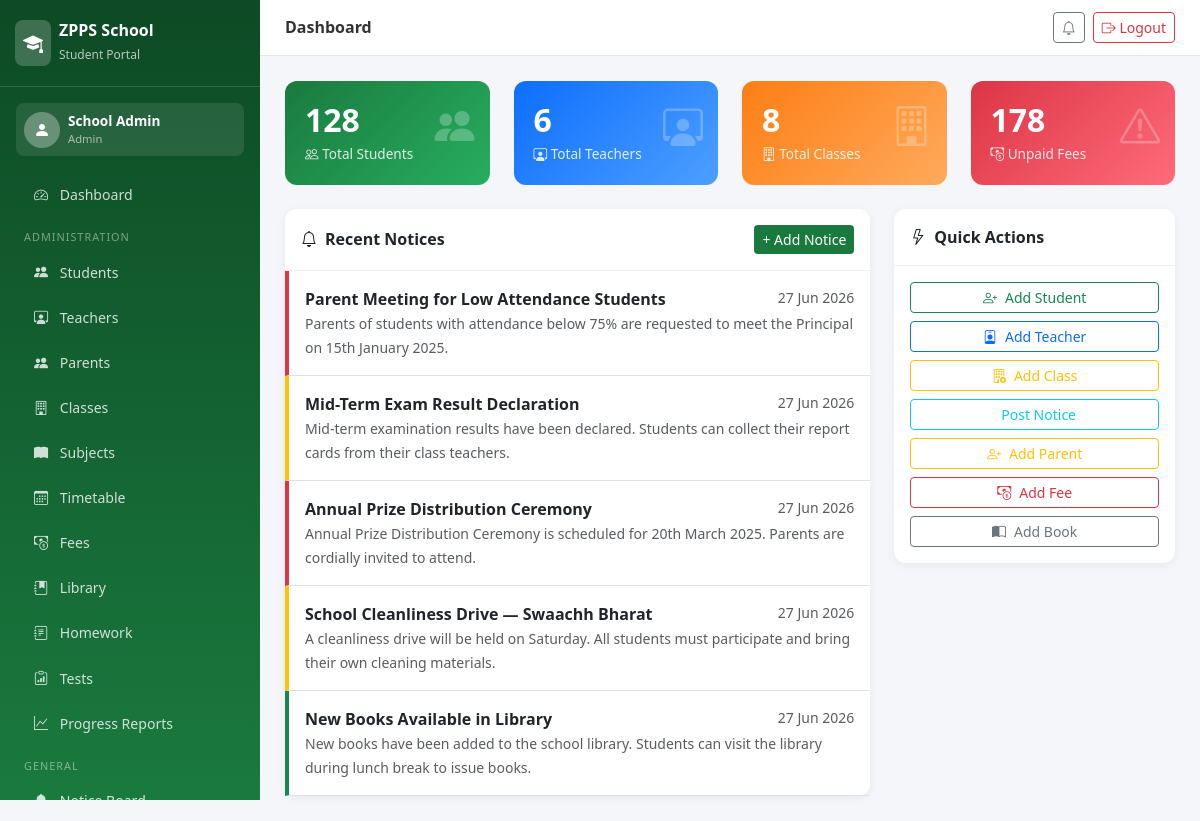
The page /dashboard/ (signed in) on the database its author committed.
### portal/models.py (models this page shows, shortened)
class Notice(models.Model):
    AUDIENCE_CHOICES = [('ALL', 'All'), ('STU', 'Students'), ('TCH', 'Teachers'),
                        ('PAR', 'Parents'), ('ADM', 'Admin')]
    PRIORITY_CHOICES = [('H', 'High'), ('M', 'Medium'), ('L', 'Low')]
    title = models.CharField(max_length=200)
    content = models.TextField()
    audience = models.CharField(max_length=3, choices=AUDIENCE_CHOICES, default='ALL')
    priority = models.CharField(max_length=1, choices=PRIORITY_CHOICES, default='M')
    posted_by = models.ForeignKey(User, on_delete=models.SET_NULL, null=True)
    posted_on = models.DateTimeField(auto_now_add=True)
    valid_till = models.DateField(null=True, blank=True)
    is_active = models.BooleanField(default=True)
    attachment = models.FileField(upload_to='notice_attachments/', blank=True, null=True)
    class Meta:
        ordering = ['-posted_on']

### portal/views.py (the view, shortened to what this page needs)
# urls.py: path('dashboard/', views.dashboard, name='dashboard'),
@login_required
def dashboard(request):
    role = get_user_role(request.user)
    context = {'role': role}
    if role == 'admin':
        context.update({
            'total_students': Student.objects.count(),
            'total_teachers': Teacher.objects.count(),
            'total_classes': Class.objects.count(),
            'recent_notices': Notice.objects.filter(is_active=True)[:5],
            'unpaid_fees': Fee.objects.filter(status='U').count(),
        })
    return render(request, 'portal/dashboard.html', context)

### portal/views.py (called while the page is built, shortened)
def get_user_role(user):
    if user.is_superuser or hasattr(user, 'groups') and user.groups.filter(name='Admin').exists():
        if user.is_superuser:
            return 'admin'

### templates/portal/dashboard.html (shortened to what this page needs)
{% extends 'portal/base.html' %}
{% block page_title %}Dashboard{% endblock %}
{% block content %}
{% if role == 'admin' %}
<div class="row g-4 mb-4">
    <div class="col-sm-6 col-xl-3">
        <div class="stat-card" style="background:linear-gradient(135deg,#1a7a3e,#27ae60)">
            <i class="bi bi-people-fill stat-icon"></i>
            <h3>{{ total_students }}</h3>
            <p><i class="bi bi-people"></i> Total Students</p>
        </div>
    </div>
    <div class="col-sm-6 col-xl-3">
        <div class="stat-card" style="background:linear-gradient(135deg,#0d6efd,#4d9fff)">
            <i class="bi bi-person-workspace stat-icon"></i>
            <h3>{{ total_teachers }}</h3>
            <p><i class="bi bi-person-workspace"></i> Total Teachers</p>
        </div>
    </div>
    <div class="col-sm-6 col-xl-3">
        <div class="stat-card" style="background:linear-gradient(135deg,#fd7e14,#ffaa5c)">
            <i class="bi bi-building stat-icon"></i>
            <h3>{{ total_classes }}</h3>
            <p><i class="bi bi-building"></i> Total Classes</p>
        </div>
    </div>
    <div class="col-sm-6 col-xl-3">
        <div class="stat-card" style="background:linear-gradient(135deg,#dc3545,#ff6b7a)">
            <i class="bi bi-exclamation-triangle stat-icon"></i>
            <h3>{{ unpaid_fees }}</h3>
            <p><i class="bi bi-cash-coin"></i> Unpaid Fees</p>
        </div>
    </div>
</div>
<div class="row g-4">
    <div class="col-md-8">
        <div class="card">
            <div class="card-header d-flex justify-content-between align-items-center py-3">
                <span><i class="bi bi-bell me-2"></i>Recent Notices</span>
                <a href="{% url 'add_notice' %}" class="btn btn-sm btn-zpps">+ Add Notice</a>
            </div>
            <div class="card-body p-0">
                {% for notice in recent_notices %}
                <div class="p-3 border-bottom priority-{{ notice.priority }}">
                    <div class="d-flex justify-content-between">
                        <strong>{{ notice.title }}</strong>
                        <small class="text-muted">{{ notice.posted_on|date:"d M Y" }}</small>
                    </div>
                    <small class="text-muted">{{ notice.content|truncatewords:20 }}</small>
                </div>
                {% empty %}<div class="p-3 text-muted">No notices yet.</div>
                {% endfor %}
            </div>
        </div>
    </div>
    <div class="col-md-4">
        <div class="card">
            <div class="card-header py-3"><i class="bi bi-lightning me-2"></i>Quick Actions</div>
            <div class="card-body d-grid gap-2">
                <a href="{% url 'add_student' %}" class="btn btn-outline-success btn-sm"><i class="bi bi-person-plus me-2"></i>Add Student</a>
                <a href="{% url 'add_teacher' %}" class="btn btn-outline-primary btn-sm"><i class="bi bi-person-badge me-2"></i>Add Teacher</a>
                <a href="{% url 'add_class' %}" class="btn btn-outline-warning btn-sm"><i class="bi bi-building-add me-2"></i>Add Class</a>
                <a href="{% url 'add_notice' %}" class="btn btn-outline-info btn-sm">Post Notice</a>
                <a href="{% url 'add_parent' %}" class="btn btn-outline-warning btn-sm"><i class="bi bi-person-plus me-2"></i>Add Parent</a>
                <a href="{% url 'add_fee' %}" class="btn btn-outline-danger btn-sm"><i class="bi bi-cash-coin me-2"></i>Add Fee</a>
                <a href="{% url 'add_book' %}" class="btn btn-outline-secondary btn-sm"><i class="bi bi-book-half me-2"></i>Add Book</a>
            </div>
        </div>
    </div>
</div>
{% endif %}
{% endblock %}

### templates/portal/base.html (shortened to what this page needs)
<!DOCTYPE html>
<html lang="en">
<head>
    <link href="https://cdn.jsdelivr.net/npm/bootstrap@5.3.0/dist/css/bootstrap.min.css" rel="stylesheet">
    <link href="https://cdn.jsdelivr.net/npm/bootstrap-icons@1.11.0/font/bootstrap-icons.css" rel="stylesheet">
</head>
<body>
<nav class="sidebar" id="sidebar">
    <div class="sidebar-brand">
        <div class="d-flex align-items-center gap-2">
            <div style="background:rgba(255,255,255,0.2);border-radius:8px;padding:8px;">
                <i class="bi bi-mortarboard-fill text-white fs-5"></i>
            </div>
            <div><h5>ZPPS School</h5><small>Student Portal</small></div>
        </div>
    </div>
    {% if user.is_authenticated %}
    <div class="p-3">
        <div class="d-flex align-items-center gap-2 p-2" style="background:rgba(255,255,255,0.1);border-radius:8px;">
            <div style="background:rgba(255,255,255,0.3);border-radius:50%;width:36px;height:36px;display:flex;align-items:center;justify-content:center;">
                <i class="bi bi-person-fill text-white"></i>
            </div>
            <div>
                <div style="color:#fff;font-size:0.85rem;font-weight:600;">{{ user.get_full_name|default:user.username }}</div>
                <div style="color:rgba(255,255,255,0.6);font-size:0.7rem;">
                    {% if user.is_superuser %}Admin{% else %}{% if user.teacher %}Teacher{% else %}{% if user.student %}Student{% else %}{% if user.parent %}Parent{% endif %}{% endif %}{% endif %}{% endif %}
                </div>
            </div>
        </div>
    </div>
    <ul class="nav flex-column px-1 pb-4">
        <li><a class="nav-link" href="{% url 'dashboard' %}"><i class="bi bi-speedometer2"></i> Dashboard</a></li>
        {% if user.is_superuser %}
        <li><div class="nav-section">Administration</div></li>
        <li><a class="nav-link" href="{% url 'manage_students' %}"><i class="bi bi-people-fill"></i> Students</a></li>
        <li><a class="nav-link" href="{% url 'manage_teachers' %}"><i class="bi bi-person-workspace"></i> Teachers</a></li>
        <li><a class="nav-link" href="{% url 'manage_parents' %}"><i class="bi bi-people-fill"></i> Parents</a></li>
        <li><a class="nav-link" href="{% url 'manage_classes' %}"><i class="bi bi-building"></i> Classes</a></li>
        <li><a class="nav-link" href="{% url 'manage_subjects' %}"><i class="bi bi-book-fill"></i> Subjects</a></li>
        <li><a class="nav-link" href="{% url 'view_timetable' %}"><i class="bi bi-calendar3"></i> Timetable</a></li>
        <li><a class="nav-link" href="{% url 'manage_fees' %}"><i class="bi bi-cash-coin"></i> Fees</a></li>
        <li><a class="nav-link" href="{% url 'library' %}"><i class="bi bi-journal-bookmark-fill"></i> Library</a></li>
        <li><a class="nav-link" href="{% url 'homework' %}"><i class="bi bi-journal-text"></i> Homework</a></li>
        <li><a class="nav-link" href="{% url 'class_tests' %}"><i class="bi bi-clipboard-data"></i> Tests</a></li>
        <li><a class="nav-link" href="{% url 'all_progress' %}"><i class="bi bi-graph-up"></i> Progress Reports</a></li>
        {% endif %}
        <li><div class="nav-section">General</div></li>
        <li><a class="nav-link" href="{% url 'notice_board' %}"><i class="bi bi-bell-fill"></i> Notice Board</a></li>
    </ul>
    {% endif %}
</nav>
<div class="main-content">
    <div class="topbar">
        <div class="d-flex align-items-center gap-3">
            <h6>{% block page_title %}ZPPS Portal{% endblock %}</h6>
        </div>
        <div class="d-flex align-items-center gap-2">
            <a href="{% url 'notice_board' %}" class="btn btn-sm btn-outline-secondary"><i class="bi bi-bell"></i></a>
            <a href="{% url 'logout' %}" class="btn btn-sm btn-outline-danger"><i class="bi bi-box-arrow-right"></i> Logout</a>
        </div>
    </div>
    <div class="page-body">
        {% block content %}{% endblock %}
    </div>
</div>
</body>
</html>

### templates/portal/base.html (style rules this page uses)
:root { --zpps-green: #1a7a3e; --zpps-light: #e8f5ee; --zpps-dark: #0d4a25; --sidebar-width: 260px; }
body { background: #f4f6f9; font-family: 'Segoe UI', sans-serif; }
.sidebar { width: var(--sidebar-width); height: 100vh; background: linear-gradient(180deg, var(--zpps-dark) 0%, var(--zpps-green) 100%); position: fixed; top: 0; left: 0; z-index: 1000; overflow-y: auto; overflow-x: hidden; }
.sidebar-brand { padding: 20px 15px; border-bottom: 1px solid rgba(255,255,255,0.15); }
.sidebar-brand h5 { color: #fff; font-weight: 700; margin: 0; font-size: 1rem; }
.sidebar-brand small { color: rgba(255,255,255,0.7); font-size: 0.75rem; }
.sidebar .nav-link { color: rgba(255,255,255,0.8); padding: 10px 20px; border-radius: 8px; margin: 2px 10px; transition: all 0.2s; font-size: 0.88rem; }
.sidebar .nav-link i { width: 20px; margin-right: 8px; }
.nav-section { color: rgba(255,255,255,0.45); font-size: 0.68rem; text-transform: uppercase; padding: 12px 20px 4px; letter-spacing: 1px; }
.main-content { margin-left: var(--sidebar-width); }
.topbar { background: #fff; padding: 12px 25px; border-bottom: 1px solid #e2e8f0; display: flex; align-items: center; justify-content: space-between; position: sticky; top: 0; z-index: 100; }
.topbar h6 { margin: 0; font-weight: 600; color: #333; }
.page-body { padding: 25px; }
.card { border: none; border-radius: 12px; box-shadow: 0 2px 10px rgba(0,0,0,0.06); }
.card-header { background: #fff; border-bottom: 1px solid #f0f0f0; font-weight: 600; border-radius: 12px 12px 0 0 !important; }
.stat-card { border-radius: 12px; padding: 20px; color: #fff; position: relative; overflow: hidden; }
.stat-card .stat-icon { font-size: 2.5rem; opacity: 0.25; position: absolute; right: 15px; top: 15px; }
.stat-card h3 { font-size: 2rem; font-weight: 700; margin: 0; }
.stat-card p { margin: 5px 0 0; opacity: 0.85; font-size: 0.85rem; }
.btn-zpps { background: var(--zpps-green); color: #fff; border: none; }
.priority-H { border-left: 4px solid #dc3545; }
.priority-M { border-left: 4px solid #ffc107; }
.priority-L { border-left: 4px solid #198754; }

### rows shown on the page
Notice: title "Parent Meeting for Low Attendance Students", posted_on "27 Jun 2026", content "Parents of students with attendance below 75% are requested to meet the Principal on 15th January 2025."
Notice: title "Mid-Term Exam Result Declaration", posted_on "27 Jun 2026", content "Mid-term examination results have been declared. Students can collect their report cards from their class teachers."
Notice: title "Annual Prize Distribution Ceremony", posted_on "27 Jun 2026", content "Annual Prize Distribution Ceremony is scheduled for 20th March 2025. Parents are cordially invited to attend."
Notice: title "School Cleanliness Drive — Swaachh Bharat", posted_on "27 Jun 2026", content "A cleanliness drive will be held on Saturday. All students must participate and bring their own cleaning materials."
Notice: title "New Books Available in Library", posted_on "27 Jun 2026", content "New books have been added to the school library. Students can visit the library during lunch break to issue books."

### other values the page prints
{{ user.get_full_name|default:user.username }} "School Admin"
{{ total_students }} "128"
{{ total_teachers }} "6"
{{ total_classes }} "8"
{{ unpaid_fees }} "178"
